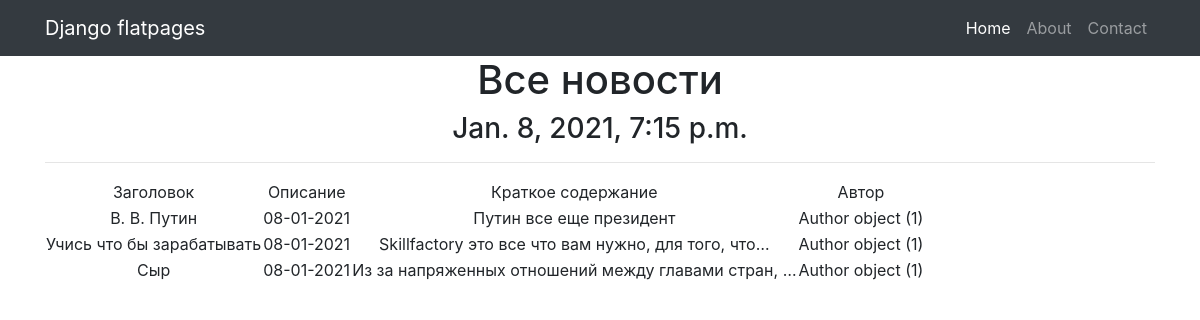
Page /news/ on the committed database.
### newsmain/models.py (models this page shows, shortened)
class Post(models.Model):
    author = models.ForeignKey(Author, on_delete=models.CASCADE)
    NEWS = 'NW'
    ARTICLE = 'AR'
    TYPE = [
        (NEWS, 'News'),
        (ARTICLE, 'Article'),
    ]
    type = models.CharField(max_length=2, choices=TYPE, default=NEWS)
    created_time = models.DateTimeField(auto_now_add=True)
    category = models.ManyToManyField(Category, through='PostCategory', )
    header = models.CharField(max_length=255)
    text = models.TextField()
    post_rating = models.IntegerField(default=0)

class Author(models.Model):
    author = models.OneToOneField(User, on_delete=models.CASCADE, unique=True)
    author_rating = models.IntegerField(default=0)

### newsmain/views.py (the view)
# urls.py: path('', PostList.as_view()),
class PostList(ListView):
    model = Post
    template_name = 'news.html'
    context_object_name = 'news'
    queryset = Post.objects.order_by('created_time')
    def get_context_data(self, **kwargs):
        context = super().get_context_data(**kwargs)
        context['time_now'] = datetime.utcnow()
        context[
            'value1'] = None
        return context

### templates/news.html (shortened to what this page needs)
{% extends 'flatpages/default.html' %}
{% block content %}
    <h1>Все новости</h1>
    <h3>{{ time_now }}</h3>
    <hr>
    {% if news %}
        <table>
            <tr>
                <td>
                    Заголовок
                </td>
                <td>
                    Описание
                </td>
                <td>
                   Краткое содержание
                </td>
                <td>
                   Автор
                </td>
            </tr>
        {% for post in news %}
            <tr>
                <td>
                    {{ post.header }}
                </td>
                <td>
                    {{ post.created_time|date:"d-m-Y" }}
                </td>
                <td>
                    {{ post.text|truncatechars:50 }}
                </td>
                <td>
                    {{ post.author }}
                </td>
            </tr>
        {% endfor %}
        </table>
    {% else %}
        <h2>Новостей нет!</h2>
    {% endif %}
{% endblock content %}

### templates/flatpages/default.html (shortened to what this page needs)
{% load static %}
<!DOCTYPE html>
<html lang="en">
<head>
  <link href="{% static 'vendor/bootstrap/css/bootstrap.min.css' %}" rel="stylesheet">
</head>
<body>
  <nav class="navbar navbar-expand-lg navbar-dark bg-dark static-top">
    <div class="container">
      <a class="navbar-brand" href="#">Django flatpages</a>
      <div class="collapse navbar-collapse" id="navbarResponsive">
        <ul class="navbar-nav ml-auto">
          <li class="nav-item active">
            <a class="nav-link" href="#">Home
            </a>
          </li>
          <li class="nav-item">
            <a class="nav-link" href="/about/">About</a>
          </li>
          <li class="nav-item">
            <a class="nav-link" href="/contacts/">Contact</a>
          </li>
        </ul>
      </div>
    </div>
  </nav>
  <div class="container">
    <div class="row">
      <div class="col-lg-12 text-center">
       {% block content %}{% endblock content %}
      </div>
    </div>
  </div>
</body>
</html>

### rows in the picture
Post: header "В. В. Путин", created_time "08-01-2021", text "Путин все еще президент", author "Author object (1)"
Post: header "Учись что бы зарабатывать", created_time "08-01-2021", text "Skillfactory это все что вам нужно, для того, что…", author "Author object (1)"
Post: header "Сыр", created_time "08-01-2021", text "Из за напряженных отношений между главами стран, …", author "Author object (1)"

### other values in the picture
{{ time_now }} "Jan. 8, 2021, 7:15 p.m."
